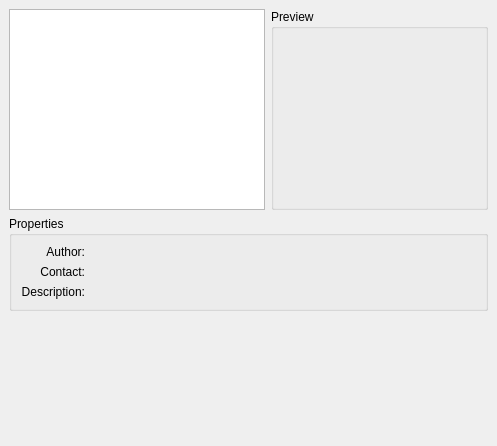
<ui version="4.0" >
 <class>TilesetSelector</class>
 <widget class="QWidget" name="TilesetSelector" >
  <property name="geometry" >
   <rect>
    <x>0</x>
    <y>0</y>
    <width>497</width>
    <height>446</height>
   </rect>
  </property>
  <property name="maximumSize" >
   <size>
    <width>800</width>
    <height>600</height>
   </size>
  </property>
  <layout class="QVBoxLayout" >
   <property name="margin" >
    <number>9</number>
   </property>
   <property name="spacing" >
    <number>6</number>
   </property>
   <item>
    <layout class="QHBoxLayout" >
     <property name="margin" >
      <number>0</number>
     </property>
     <property name="spacing" >
      <number>6</number>
     </property>
     <item>
      <widget class="QListWidget" name="tilesetNameList" >
       <property name="minimumSize" >
        <size>
         <width>120</width>
         <height>0</height>
        </size>
       </property>
      </widget>
     </item>
     <item>
      <widget class="QGroupBox" name="groupBox_2" >
       <property name="title" >
        <string>Preview</string>
       </property>
       <layout class="QVBoxLayout" >
        <property name="margin" >
         <number>9</number>
        </property>
        <property name="spacing" >
         <number>6</number>
        </property>
        <item>
         <widget class="QWidget" name="tilesetPreview" >
          <property name="sizePolicy" >
           <sizepolicy>
            <hsizetype>7</hsizetype>
            <vsizetype>7</vsizetype>
            <horstretch>0</horstretch>
            <verstretch>0</verstretch>
           </sizepolicy>
          </property>
          <property name="minimumSize" >
           <size>
            <width>120</width>
            <height>160</height>
           </size>
          </property>
         </widget>
        </item>
       </layout>
      </widget>
     </item>
    </layout>
   </item>
   <item>
    <widget class="QGroupBox" name="groupBox" >
     <property name="title" >
      <string>Properties</string>
     </property>
     <layout class="QHBoxLayout" >
      <property name="margin" >
       <number>9</number>
      </property>
      <property name="spacing" >
       <number>6</number>
      </property>
      <item>
       <layout class="QVBoxLayout" >
        <property name="margin" >
         <number>0</number>
        </property>
        <property name="spacing" >
         <number>6</number>
        </property>
        <item>
         <widget class="QLabel" name="labelAuthor" >
          <property name="text" >
           <string>Author:</string>
          </property>
          <property name="alignment" >
           <set>Qt::AlignRight|Qt::AlignTrailing|Qt::AlignVCenter</set>
          </property>
         </widget>
        </item>
        <item>
         <widget class="QLabel" name="labelContact" >
          <property name="text" >
           <string>Contact:</string>
          </property>
          <property name="alignment" >
           <set>Qt::AlignRight|Qt::AlignTrailing|Qt::AlignVCenter</set>
          </property>
         </widget>
        </item>
        <item>
         <widget class="QLabel" name="labelDescription" >
          <property name="text" >
           <string>Description:</string>
          </property>
          <property name="alignment" >
           <set>Qt::AlignRight|Qt::AlignTrailing|Qt::AlignVCenter</set>
          </property>
         </widget>
        </item>
       </layout>
      </item>
      <item>
       <layout class="QVBoxLayout" >
        <property name="margin" >
         <number>0</number>
        </property>
        <property name="spacing" >
         <number>6</number>
        </property>
        <item>
         <widget class="QLabel" name="tilesetAuthor" >
          <property name="text" >
           <string/>
          </property>
         </widget>
        </item>
        <item>
         <widget class="QLabel" name="tilesetContact" >
          <property name="text" >
           <string/>
          </property>
         </widget>
        </item>
        <item>
         <widget class="QLabel" name="tilesetDescription" >
          <property name="text" >
           <string/>
          </property>
         </widget>
        </item>
       </layout>
      </item>
      <item>
       <spacer>
        <property name="orientation" >
         <enum>Qt::Horizontal</enum>
        </property>
        <property name="sizeHint" >
         <size>
          <width>40</width>
          <height>20</height>
         </size>
        </property>
       </spacer>
      </item>
     </layout>
    </widget>
   </item>
   <item>
    <widget class="QLineEdit" name="kcfg_Tileset" >
     <property name="enabled" >
      <bool>false</bool>
     </property>
     <property name="frame" >
      <bool>false</bool>
     </property>
     <property name="readOnly" >
      <bool>false</bool>
     </property>
    </widget>
   </item>
   <item>
    <spacer>
     <property name="orientation" >
      <enum>Qt::Vertical</enum>
     </property>
     <property name="sizeHint" >
      <size>
       <width>20</width>
       <height>40</height>
      </size>
     </property>
    </spacer>
   </item>
  </layout>
 </widget>
 <resources/>
 <connections/>
</ui>
